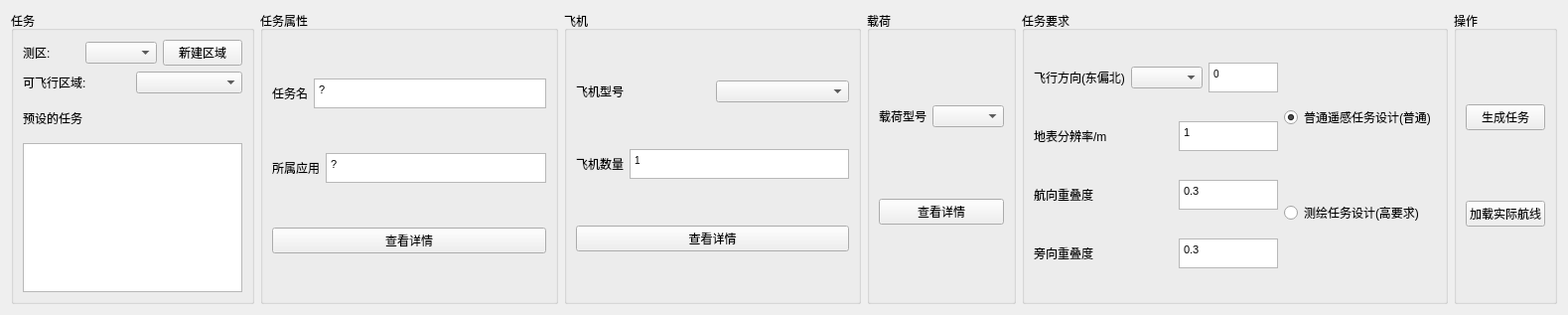
<?xml version="1.0" encoding="UTF-8"?>
<ui version="4.0">
 <class>Form</class>
 <widget class="QWidget" name="Form">
  <property name="geometry">
   <rect>
    <x>0</x>
    <y>0</y>
    <width>1579</width>
    <height>317</height>
   </rect>
  </property>
  <property name="minimumSize">
   <size>
    <width>0</width>
    <height>0</height>
   </size>
  </property>
  <property name="windowTitle">
   <string>Form</string>
  </property>
  <layout class="QHBoxLayout" name="horizontalLayout_9">
   <item>
    <widget class="QGroupBox" name="groupBox">
     <property name="title">
      <string>任务</string>
     </property>
     <layout class="QVBoxLayout" name="verticalLayout">
      <item>
       <layout class="QHBoxLayout" name="horizontalLayout_3">
        <item>
         <widget class="QLabel" name="label_12">
          <property name="text">
           <string>测区:</string>
          </property>
         </widget>
        </item>
        <item>
         <widget class="QComboBox" name="area_cbox"/>
        </item>
        <item>
         <widget class="QPushButton" name="create_area">
          <property name="text">
           <string>新建区域</string>
          </property>
         </widget>
        </item>
       </layout>
      </item>
      <item>
       <layout class="QHBoxLayout" name="horizontalLayout_10">
        <item>
         <widget class="QLabel" name="label_13">
          <property name="text">
           <string>可飞行区域:</string>
          </property>
         </widget>
        </item>
        <item>
         <widget class="QComboBox" name="available_area_cbox"/>
        </item>
       </layout>
      </item>
      <item>
       <widget class="QLabel" name="label_10">
        <property name="text">
         <string>预设的任务</string>
        </property>
       </widget>
      </item>
      <item>
       <widget class="QListWidget" name="preload_missions_listwidget">
        <property name="maximumSize">
         <size>
          <width>16777215</width>
          <height>150</height>
         </size>
        </property>
       </widget>
      </item>
     </layout>
    </widget>
   </item>
   <item>
    <widget class="QGroupBox" name="groupBox_2">
     <property name="title">
      <string>任务属性</string>
     </property>
     <layout class="QVBoxLayout" name="verticalLayout_6">
      <item>
       <layout class="QHBoxLayout" name="horizontalLayout_13">
        <item>
         <widget class="QLabel" name="label_2">
          <property name="text">
           <string>任务名</string>
          </property>
         </widget>
        </item>
        <item>
         <widget class="QTextEdit" name="mission_name_textedit">
          <property name="maximumSize">
           <size>
            <width>16777215</width>
            <height>30</height>
           </size>
          </property>
          <property name="html">
           <string>&lt;!DOCTYPE HTML PUBLIC &quot;-//W3C//DTD HTML 4.0//EN&quot; &quot;http://www.w3.org/TR/REC-html40/strict.dtd&quot;&gt;
&lt;html&gt;&lt;head&gt;&lt;meta name=&quot;qrichtext&quot; content=&quot;1&quot; /&gt;&lt;style type=&quot;text/css&quot;&gt;
p, li { white-space: pre-wrap; }
&lt;/style&gt;&lt;/head&gt;&lt;body style=&quot; font-family:'SimSun'; font-size:9pt; font-weight:400; font-style:normal;&quot;&gt;
&lt;p style=&quot; margin-top:0px; margin-bottom:0px; margin-left:0px; margin-right:0px; -qt-block-indent:0; text-indent:0px;&quot;&gt;&lt;span style=&quot; font-family:'MS Shell Dlg 2'; font-size:7.875pt;&quot;&gt;?&lt;/span&gt;&lt;/p&gt;&lt;/body&gt;&lt;/html&gt;</string>
          </property>
         </widget>
        </item>
       </layout>
      </item>
      <item>
       <layout class="QHBoxLayout" name="horizontalLayout_14">
        <item>
         <widget class="QLabel" name="label_3">
          <property name="text">
           <string>所属应用</string>
          </property>
         </widget>
        </item>
        <item>
         <widget class="QTextEdit" name="application_textedit">
          <property name="maximumSize">
           <size>
            <width>16777215</width>
            <height>30</height>
           </size>
          </property>
          <property name="html">
           <string>&lt;!DOCTYPE HTML PUBLIC &quot;-//W3C//DTD HTML 4.0//EN&quot; &quot;http://www.w3.org/TR/REC-html40/strict.dtd&quot;&gt;
&lt;html&gt;&lt;head&gt;&lt;meta name=&quot;qrichtext&quot; content=&quot;1&quot; /&gt;&lt;style type=&quot;text/css&quot;&gt;
p, li { white-space: pre-wrap; }
&lt;/style&gt;&lt;/head&gt;&lt;body style=&quot; font-family:'SimSun'; font-size:9pt; font-weight:400; font-style:normal;&quot;&gt;
&lt;p style=&quot; margin-top:0px; margin-bottom:0px; margin-left:0px; margin-right:0px; -qt-block-indent:0; text-indent:0px;&quot;&gt;&lt;span style=&quot; font-family:'MS Shell Dlg 2'; font-size:7.875pt;&quot;&gt;?&lt;/span&gt;&lt;/p&gt;&lt;/body&gt;&lt;/html&gt;</string>
          </property>
         </widget>
        </item>
       </layout>
      </item>
      <item>
       <widget class="QPushButton" name="pushButton_show_mission_detail">
        <property name="text">
         <string>查看详情</string>
        </property>
       </widget>
      </item>
     </layout>
    </widget>
   </item>
   <item>
    <widget class="QGroupBox" name="groupBox_3">
     <property name="title">
      <string>飞机</string>
     </property>
     <layout class="QVBoxLayout" name="verticalLayout_2">
      <item>
       <layout class="QHBoxLayout" name="horizontalLayout">
        <item>
         <widget class="QLabel" name="label_6">
          <property name="text">
           <string>飞机型号</string>
          </property>
         </widget>
        </item>
        <item>
         <widget class="QComboBox" name="aerocraft_cbox"/>
        </item>
       </layout>
      </item>
      <item>
       <layout class="QHBoxLayout" name="horizontalLayout_11">
        <item>
         <widget class="QLabel" name="label_9">
          <property name="maximumSize">
           <size>
            <width>16777215</width>
            <height>23</height>
           </size>
          </property>
          <property name="text">
           <string>飞机数量</string>
          </property>
         </widget>
        </item>
        <item>
         <widget class="QTextEdit" name="aerocraft_num">
          <property name="maximumSize">
           <size>
            <width>16777215</width>
            <height>30</height>
           </size>
          </property>
          <property name="html">
           <string>&lt;!DOCTYPE HTML PUBLIC &quot;-//W3C//DTD HTML 4.0//EN&quot; &quot;http://www.w3.org/TR/REC-html40/strict.dtd&quot;&gt;
&lt;html&gt;&lt;head&gt;&lt;meta name=&quot;qrichtext&quot; content=&quot;1&quot; /&gt;&lt;style type=&quot;text/css&quot;&gt;
p, li { white-space: pre-wrap; }
&lt;/style&gt;&lt;/head&gt;&lt;body style=&quot; font-family:'SimSun'; font-size:9pt; font-weight:400; font-style:normal;&quot;&gt;
&lt;p style=&quot; margin-top:0px; margin-bottom:0px; margin-left:0px; margin-right:0px; -qt-block-indent:0; text-indent:0px;&quot;&gt;&lt;span style=&quot; font-family:'MS Shell Dlg 2'; font-size:7.8pt;&quot;&gt;1&lt;/span&gt;&lt;/p&gt;&lt;/body&gt;&lt;/html&gt;</string>
          </property>
         </widget>
        </item>
       </layout>
      </item>
      <item>
       <widget class="QPushButton" name="pushButton_show_aerocraft_detail">
        <property name="text">
         <string>查看详情</string>
        </property>
       </widget>
      </item>
     </layout>
    </widget>
   </item>
   <item>
    <widget class="QGroupBox" name="groupBox_4">
     <property name="title">
      <string>载荷</string>
     </property>
     <layout class="QVBoxLayout" name="verticalLayout_3">
      <item>
       <layout class="QHBoxLayout" name="horizontalLayout_12">
        <item>
         <widget class="QLabel" name="label_7">
          <property name="text">
           <string>载荷型号</string>
          </property>
         </widget>
        </item>
        <item>
         <widget class="QComboBox" name="camera_cbox"/>
        </item>
       </layout>
      </item>
      <item>
       <widget class="QPushButton" name="pushButton_show_camera_detail">
        <property name="text">
         <string>查看详情</string>
        </property>
       </widget>
      </item>
     </layout>
    </widget>
   </item>
   <item>
    <widget class="QGroupBox" name="groupBox_5">
     <property name="title">
      <string>任务要求</string>
     </property>
     <layout class="QHBoxLayout" name="horizontalLayout_15">
      <item>
       <layout class="QHBoxLayout" name="horizontalLayout_5">
        <item>
         <layout class="QVBoxLayout" name="verticalLayout_5">
          <item>
           <layout class="QHBoxLayout" name="horizontalLayout_2">
            <item>
             <widget class="QLabel" name="label_8">
              <property name="text">
               <string>飞行方向(东偏北)</string>
              </property>
             </widget>
            </item>
            <item>
             <widget class="QComboBox" name="fly_direction_mode_cbox"/>
            </item>
            <item>
             <widget class="QTextEdit" name="fly_direction">
              <property name="minimumSize">
               <size>
                <width>0</width>
                <height>30</height>
               </size>
              </property>
              <property name="maximumSize">
               <size>
                <width>100</width>
                <height>30</height>
               </size>
              </property>
              <property name="html">
               <string>&lt;!DOCTYPE HTML PUBLIC &quot;-//W3C//DTD HTML 4.0//EN&quot; &quot;http://www.w3.org/TR/REC-html40/strict.dtd&quot;&gt;
&lt;html&gt;&lt;head&gt;&lt;meta name=&quot;qrichtext&quot; content=&quot;1&quot; /&gt;&lt;style type=&quot;text/css&quot;&gt;
p, li { white-space: pre-wrap; }
&lt;/style&gt;&lt;/head&gt;&lt;body style=&quot; font-family:'SimSun'; font-size:9pt; font-weight:400; font-style:normal;&quot;&gt;
&lt;p style=&quot; margin-top:0px; margin-bottom:0px; margin-left:0px; margin-right:0px; -qt-block-indent:0; text-indent:0px;&quot;&gt;&lt;span style=&quot; font-family:'MS Shell Dlg 2'; font-size:7.8pt;&quot;&gt;0&lt;/span&gt;&lt;/p&gt;&lt;/body&gt;&lt;/html&gt;</string>
              </property>
             </widget>
            </item>
           </layout>
          </item>
          <item>
           <layout class="QHBoxLayout" name="horizontalLayout_6">
            <item>
             <widget class="QLabel" name="label_11">
              <property name="text">
               <string>地表分辨率/m</string>
              </property>
             </widget>
            </item>
            <item>
             <widget class="QTextEdit" name="ground_resolution_m_textedit">
              <property name="minimumSize">
               <size>
                <width>0</width>
                <height>30</height>
               </size>
              </property>
              <property name="maximumSize">
               <size>
                <width>100</width>
                <height>30</height>
               </size>
              </property>
              <property name="html">
               <string>&lt;!DOCTYPE HTML PUBLIC &quot;-//W3C//DTD HTML 4.0//EN&quot; &quot;http://www.w3.org/TR/REC-html40/strict.dtd&quot;&gt;
&lt;html&gt;&lt;head&gt;&lt;meta name=&quot;qrichtext&quot; content=&quot;1&quot; /&gt;&lt;style type=&quot;text/css&quot;&gt;
p, li { white-space: pre-wrap; }
&lt;/style&gt;&lt;/head&gt;&lt;body style=&quot; font-family:'SimSun'; font-size:9pt; font-weight:400; font-style:normal;&quot;&gt;
&lt;p style=&quot; margin-top:0px; margin-bottom:0px; margin-left:0px; margin-right:0px; -qt-block-indent:0; text-indent:0px;&quot;&gt;&lt;span style=&quot; font-family:'MS Shell Dlg 2'; font-size:7.875pt;&quot;&gt;1&lt;/span&gt;&lt;/p&gt;&lt;/body&gt;&lt;/html&gt;</string>
              </property>
             </widget>
            </item>
           </layout>
          </item>
          <item>
           <layout class="QHBoxLayout" name="horizontalLayout_7">
            <item>
             <widget class="QLabel" name="label_4">
              <property name="text">
               <string>航向重叠度</string>
              </property>
             </widget>
            </item>
            <item>
             <widget class="QTextEdit" name="forward_overlap_textedit">
              <property name="minimumSize">
               <size>
                <width>0</width>
                <height>30</height>
               </size>
              </property>
              <property name="maximumSize">
               <size>
                <width>100</width>
                <height>30</height>
               </size>
              </property>
              <property name="html">
               <string>&lt;!DOCTYPE HTML PUBLIC &quot;-//W3C//DTD HTML 4.0//EN&quot; &quot;http://www.w3.org/TR/REC-html40/strict.dtd&quot;&gt;
&lt;html&gt;&lt;head&gt;&lt;meta name=&quot;qrichtext&quot; content=&quot;1&quot; /&gt;&lt;style type=&quot;text/css&quot;&gt;
p, li { white-space: pre-wrap; }
&lt;/style&gt;&lt;/head&gt;&lt;body style=&quot; font-family:'SimSun'; font-size:9pt; font-weight:400; font-style:normal;&quot;&gt;
&lt;p style=&quot; margin-top:0px; margin-bottom:0px; margin-left:0px; margin-right:0px; -qt-block-indent:0; text-indent:0px;&quot;&gt;&lt;span style=&quot; font-family:'MS Shell Dlg 2'; font-size:7.875pt;&quot;&gt;0.3&lt;/span&gt;&lt;/p&gt;&lt;/body&gt;&lt;/html&gt;</string>
              </property>
             </widget>
            </item>
           </layout>
          </item>
          <item>
           <layout class="QHBoxLayout" name="horizontalLayout_8">
            <item>
             <widget class="QLabel" name="label_5">
              <property name="text">
               <string>旁向重叠度</string>
              </property>
             </widget>
            </item>
            <item>
             <widget class="QTextEdit" name="sideway_overlap_textedit">
              <property name="minimumSize">
               <size>
                <width>0</width>
                <height>30</height>
               </size>
              </property>
              <property name="maximumSize">
               <size>
                <width>100</width>
                <height>30</height>
               </size>
              </property>
              <property name="html">
               <string>&lt;!DOCTYPE HTML PUBLIC &quot;-//W3C//DTD HTML 4.0//EN&quot; &quot;http://www.w3.org/TR/REC-html40/strict.dtd&quot;&gt;
&lt;html&gt;&lt;head&gt;&lt;meta name=&quot;qrichtext&quot; content=&quot;1&quot; /&gt;&lt;style type=&quot;text/css&quot;&gt;
p, li { white-space: pre-wrap; }
&lt;/style&gt;&lt;/head&gt;&lt;body style=&quot; font-family:'SimSun'; font-size:9pt; font-weight:400; font-style:normal;&quot;&gt;
&lt;p style=&quot; margin-top:0px; margin-bottom:0px; margin-left:0px; margin-right:0px; -qt-block-indent:0; text-indent:0px;&quot;&gt;&lt;span style=&quot; font-family:'MS Shell Dlg 2'; font-size:7.875pt;&quot;&gt;0.3&lt;/span&gt;&lt;/p&gt;&lt;/body&gt;&lt;/html&gt;</string>
              </property>
             </widget>
            </item>
           </layout>
          </item>
         </layout>
        </item>
        <item>
         <layout class="QVBoxLayout" name="verticalLayout_4">
          <item>
           <widget class="QRadioButton" name="radioButton">
            <property name="text">
             <string>普通遥感任务设计(普通)</string>
            </property>
            <property name="checked">
             <bool>true</bool>
            </property>
           </widget>
          </item>
          <item>
           <widget class="QRadioButton" name="radioButton_2">
            <property name="text">
             <string>测绘任务设计(高要求)</string>
            </property>
           </widget>
          </item>
         </layout>
        </item>
       </layout>
      </item>
     </layout>
    </widget>
   </item>
   <item>
    <widget class="QGroupBox" name="groupBox_6">
     <property name="title">
      <string>操作</string>
     </property>
     <layout class="QVBoxLayout" name="verticalLayout_7">
      <item>
       <widget class="QPushButton" name="generate_mission">
        <property name="text">
         <string>生成任务</string>
        </property>
       </widget>
      </item>
      <item>
       <widget class="QPushButton" name="generate_mission_2">
        <property name="text">
         <string>加载实际航线</string>
        </property>
       </widget>
      </item>
     </layout>
    </widget>
   </item>
  </layout>
 </widget>
 <resources/>
 <connections/>
</ui>
